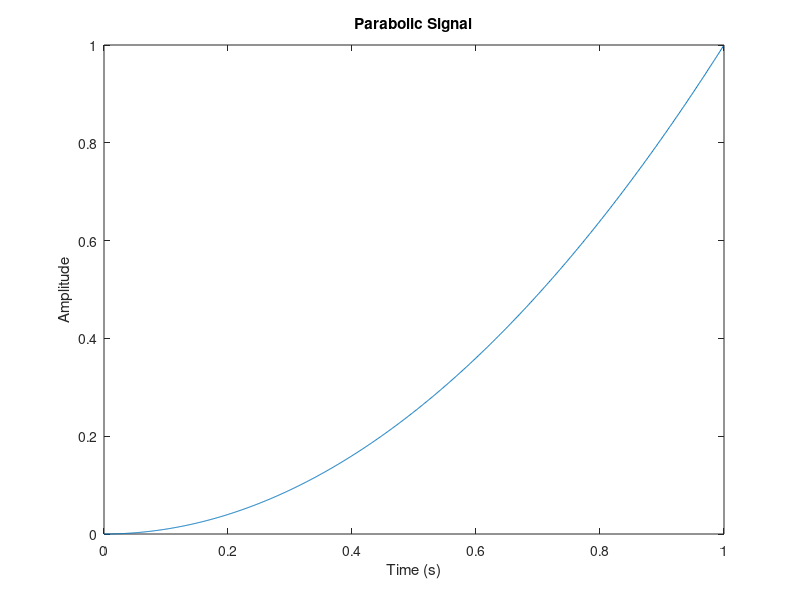

The MATLAB script that drew this image:
% Define the parameters
Fs = 1000;  % Sampling frequency
T = 1/Fs;  % Sampling period
L = 1000;  % Length of signal
t = (0:L-1)*T;  % Time vector

% Generate parabolic signal
parabolic_signal = t.^2;

% Plot the parabolic signal 
plot(t, parabolic_signal); 
title('Parabolic Signal');
xlabel('Time (s)');
ylabel('Amplitude');